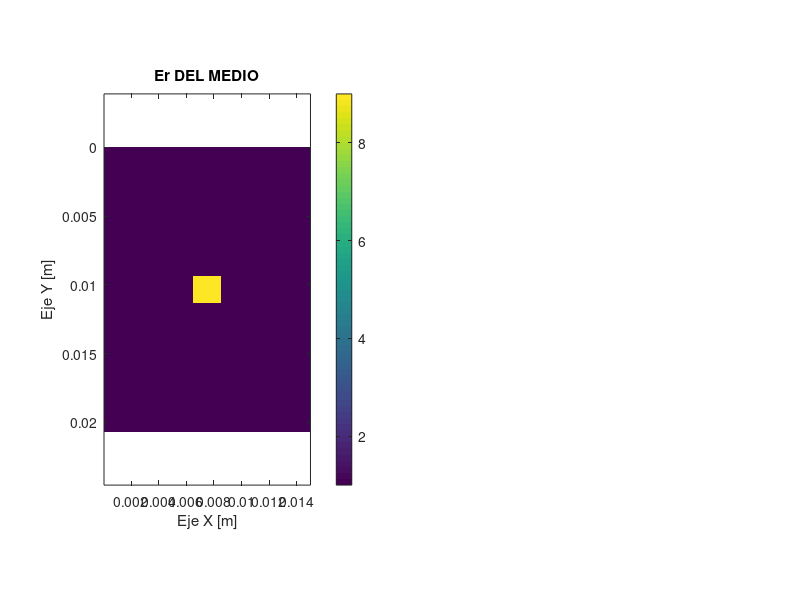

Write MATLAB code to recreate this figure. (Note: this script raises an error after producing the figure.)
% Rectangular device

% INITIALIZE MATLAB
close all;
clc;
clear all;

% UNITS
degrees     = pi/180;
meters      = 1;
centimeters = 1e-2 * meters;
millimeters = 1e-3 * meters;
micrometers = 1e-6 * meters;
nanometers  = 1e-9 * meters;
inches      = 2.54 * centimeters;
feet        = 12 * inches;
seconds     = 1;
hertz       = 1/seconds;
kilohertz   = 1e3 * hertz;
megahertz   = 1e6 * hertz;
gigahertz   = 1e9 * hertz;
terahertz   = 1e12 * hertz;
petahertz   = 1e15 * hertz;

% CONSTANTS
e0 = 8.85418782e-12 * 1/meters;
u0 = 1.25663706e-6 * 1/meters;
N0 = sqrt(u0/e0);
c0 = 299792458 * meters/seconds;

%%%%%%%%%%%%%%%%%%%%%%%%%%%%%%%%%%%%%%%%%%%%%%%%%%%%%%%%%
%% DASHBOARD
%%%%%%%%%%%%%%%%%%%%%%%%%%%%%%%%%%%%%%%%%%%%%%%%%%%%%%%%%

% DEFINE PLANE WAVE SOURCE PARAMETERS
f0    = 60.0 * gigahertz;
theta = 30*degrees;
lam0  = c0/f0;
k0    = 2*pi/lam0;
MODE  = 'E';

% DEFINE DIFFRACTION GRATING PARAMETERS
L   = 1.5 * centimeters;
d   = 1.0 * centimeters;
er1 = 1.0;
er2 = 9.0;

% DEVICE DIMENSIONS
rect_width  = 0.2 * centimeters;
rect_height = 0.2 * centimeters;

% DEFINE FDFD PARAMETERS
NRES   = 100;
SPACER = lam0*[1 1];
NPML   = [20 20 20 20];
ermax  = max([er1 er2]);
nmax   = sqrt(ermax);

%%%%%%%%%%%%%%%%%%%%%%%%%%%%%%%%%%%%%%%%%%%%%%%%%%%%%%%%%
%% CALCULATE OPTIMIZED GRID
%%%%%%%%%%%%%%%%%%%%%%%%%%%%%%%%%%%%%%%%%%%%%%%%%%%%%%%%%

% GRID RESOLUTION
dx = lam0/nmax/NRES;
dy = lam0/nmax/NRES;

% SNAP GRID TO CRITICAL DIMENSIONS
nx = ceil(rect_width/dx);
dx = rect_width/nx;

ny = ceil(rect_height/dy);
dy = rect_height/ny;

% GRID SIZE
Sx = L;
Nx = ceil(Sx/dx);
Sx = Nx*dx;

Sy = SPACER(1) + d + SPACER(2);
Ny = NPML(1) + ceil(Sy/dy) + NPML(1);
Sy = Ny*dy;

% 2X GRID
Nx2 = 2*Nx;             dx2 = dx/2;
Ny2 = 2*Ny;             dy2 = dy/2;

% CALCULATE AXIS VECTORS
xa = [1:Nx]*dx;
ya = [1:Ny]*dy;
[Y,X] = meshgrid(ya,xa);
xa2 = [1:Nx2]*dx2;
ya2 = [1:Ny2]*dy2;

%%%%%%%%%%%%%%%%%%%%%%%%%%%%%%%%%%%%%%%%%%%%%%%%%%%%%%%%%
%% BUILD GEOMETRY
%%%%%%%%%%%%%%%%%%%%%%%%%%%%%%%%%%%%%%%%%%%%%%%%%%%%%%%%%

% INITIALIZE TO AIR
ER2 = er1*ones(Nx2,Ny2);
UR2 = ones(Nx2,Ny2);


% BUILD RECTANGLE INTO X2 GRID
center_x = round(Nx2/2);
center_y = round(Ny2/2);

half_w = round((rect_width/dx2)/2);
half_h = round((rect_height/dy2)/2);

ix1 = center_x - half_w;
ix2 = center_x + half_w;
iy1 = center_y - half_h;
iy2 = center_y + half_h;

% CHANGE ER
ER2(ix1:ix2, iy1:iy2) = er2;

% SHOW BOTH MEDIUMS
subplot(121);
imagesc(xa2,ya2,ER2.');
axis equal tight;
colorbar;
xlabel('Eje X [m]');
ylabel('Eje Y [m]');
title('Er DEL MEDIO');

% INCORPORATE PML
[ERxx,ERyy,ERzz,URxx,URyy,URzz] ...
                    = addupml2d(ER2,UR2,NPML);

% DIAGONALIZE MATERIAL TENSORS
ERxx = diag(sparse(ERxx(:)));
ERyy = diag(sparse(ERyy(:)));
ERzz = diag(sparse(ERzz(:)));
URxx = diag(sparse(URxx(:)));
URyy = diag(sparse(URyy(:)));
URzz = diag(sparse(URzz(:)));

%%%%%%%%%%%%%%%%%%%%%%%%%%%%%%%%%%%%%%%%%%%%%%%%%%%%%%%%%
%% PERFORM FDFD ANALYSIS
%%%%%%%%%%%%%%%%%%%%%%%%%%%%%%%%%%%%%%%%%%%%%%%%%%%%%%%%%

% INCIDENT WAVE VECTOR
nsrc  = sqrt(UR2(1,1)*ER2(1,1));
kxinc = k0*nsrc*sin(theta);
kyinc = k0*nsrc*cos(theta);
kinc  = [ kxinc ; kyinc ];

% BUILD DERIVATIVE MATRICES
NS  = [Nx Ny];
RES = [dx dy];
BC  = [1 1];
[DEX,DEY,DHX,DHY] = yeeder2d(NS,k0*RES,BC,kinc/k0);
        
% BUILD WAVE MATRIX
if MODE == 'E'
    A = DHX/URyy*DEX + DHY/URxx*DEY + ERzz;
else
    A = DEX/ERyy*DHX + DEY/ERxx*DHY + URzz;
end

% CALCULATE SOURCE FIELD
fsrc  = exp(-1i*(kxinc*X + kyinc*Y));

% CALCULATE SCATTERED-FIELD MASKING MATRIX
ny = NPML(1) + 2;
Q  = zeros(Nx,Ny);
Q(:,1:ny) = 1;
Q  = diag(sparse(Q(:)));

% CALCULATE SOURCE VECTOR
b = (Q*A - A*Q)*fsrc(:);

% SOLVE FOR FIELD
f = A\b;
f = reshape(f,Nx,Ny);

% SHOW FIELD
subplot(122);
pcolor(xa,ya,real(f).');
shading interp;
axis equal tight;
set(gca,'YDir','reverse');
caxis([-1 1]);
colorbar;
xlabel('Eje X [m]');
ylabel('Eje Y [m]');
title('R(Ez)');

